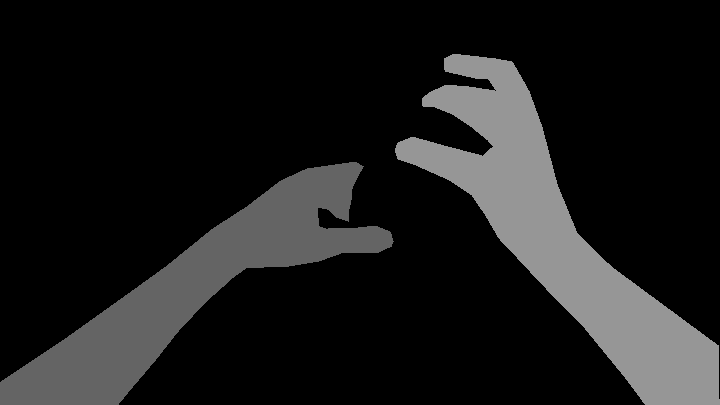
#> input picture datasets/GTEA/Old_Masks/s1_cheese_0000000380.png, 720 x 405 px; its folder holds only this picture in this run
$ python resize_masks.py   (Python 2 division)
#> lines starting #> are read from the running program, lines starting #| are printed output that depends on the picture
import os
import random
from PIL import Image

root = "/home/intuitivecomputing/light-weight-refinenet/datasets/GTEA/Old_Masks"


for path, subdirs, files in os.walk(root):
    for name in files:
        print name
	im = Image.open('Old_Masks/'+name).resize((625,468))
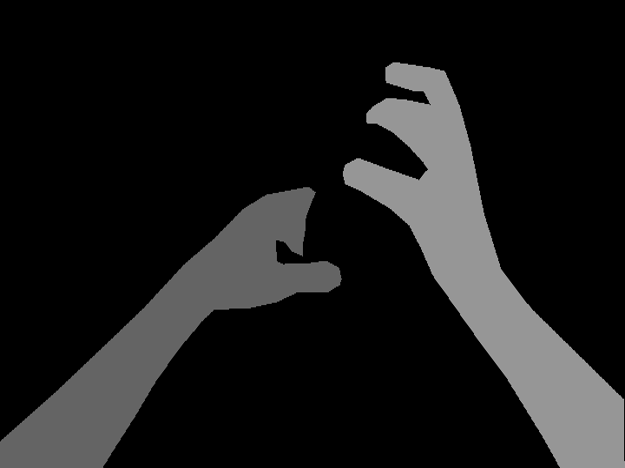
#> im: PIL image 625x468 L; min 0, max 169, mean 26.3

	im_p = Image.new('P', (625,468),color = 39)
#> im_p: PIL image 625x468 P; every value is 0
	newimdata = []
	for color in im.getdata():
	    if color == 100:
		newimdata.append(1)
	    elif color == 150:
		newimdata.append(2)
	    else:
		newimdata.append(0)
#> after the loop, newimdata = 292500 items
	im_p.putdata(newimdata)
	im_p.putpalette([
    		0, 0, 0, # black background
    		255, 0, 0, # index 1 is red
    		255, 255, 0, # index 2 is yellow
	])
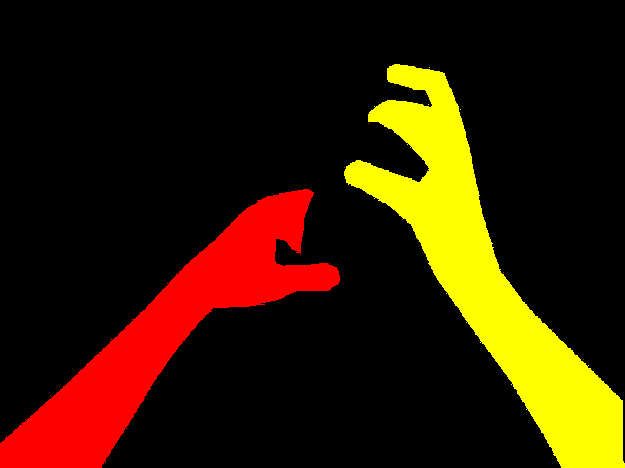
#> im_p: PIL image 625x468 P; mean R, G, B 49.7, 27.1, 0
	im_p.save('Masks/'+name)
	print(im_p.mode)
#| P
	print(im_p.palette)
#> (printed output is left out)
	color = im_p.getcolors()
#> color = [(235450, 0), (25925, 1), (31125, 2)]
	print(color)
#| [(235450, 0), (25925, 1), (31125, 2)]

$ run again, on datasets/GTEA/Old_Masks/s1_pealate_0000000140.png
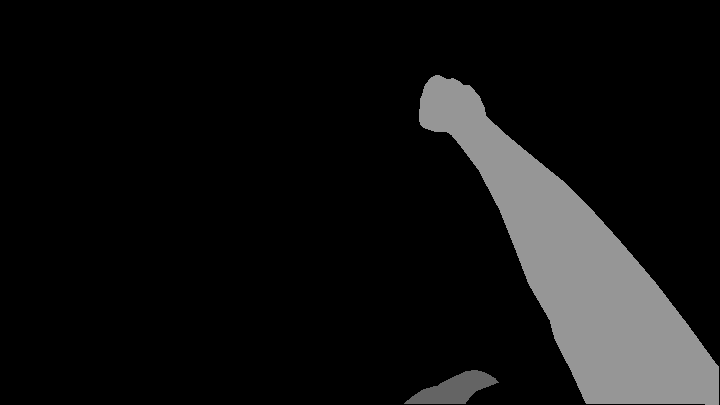
#> input picture datasets/GTEA/Old_Masks/s1_pealate_0000000140.png, 720 x 405 px
#> `im = Image.open('Old_Masks/'+name).resize((625,468))`:
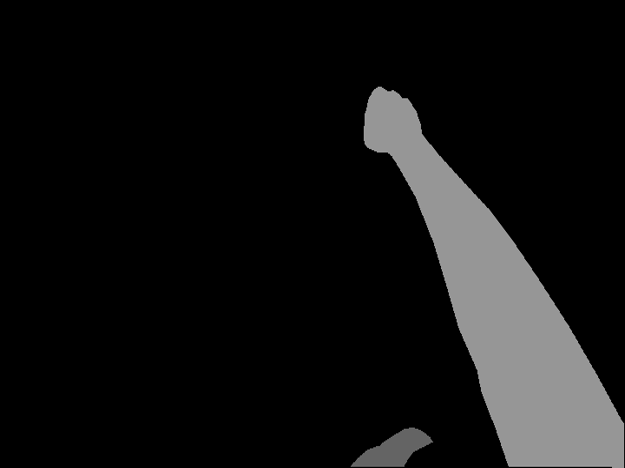
#> im: PIL image 625x468 L; min 0, max 169, mean 18.1
#> after the loop `for color in im.getdata():`: newimdata = 292500 items
#> `im_p.putpalette([ 0, 0, 0,`:
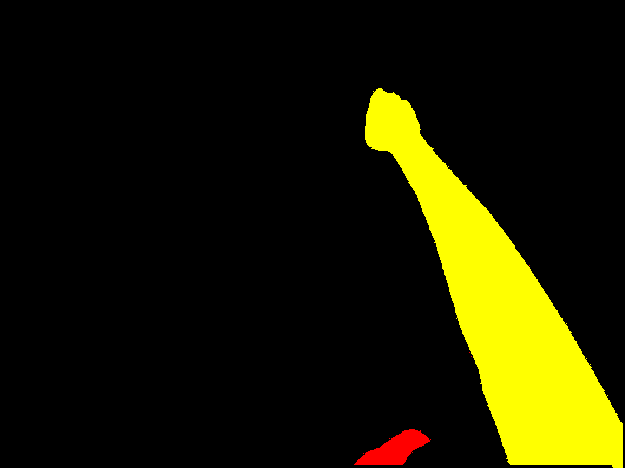
#> im_p: PIL image 625x468 P; mean R, G, B 29.5, 28.3, 0
#| P
#> (printed output is left out)
#> `color = im_p.getcolors()`: color = [(258648, 0), (1399, 1), (32453, 2)]
#| [(258648, 0), (1399, 1), (32453, 2)]

$ run again, on datasets/GTEA/Old_Masks/s2_cheese_0000000060.png
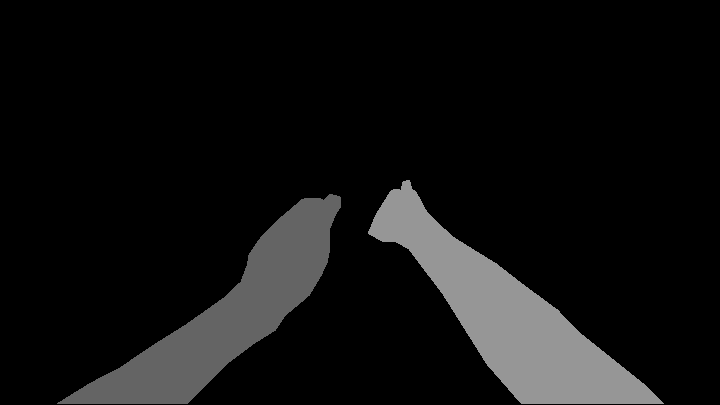
#> input picture datasets/GTEA/Old_Masks/s2_cheese_0000000060.png, 720 x 405 px
#> `im = Image.open('Old_Masks/'+name).resize((625,468))`:
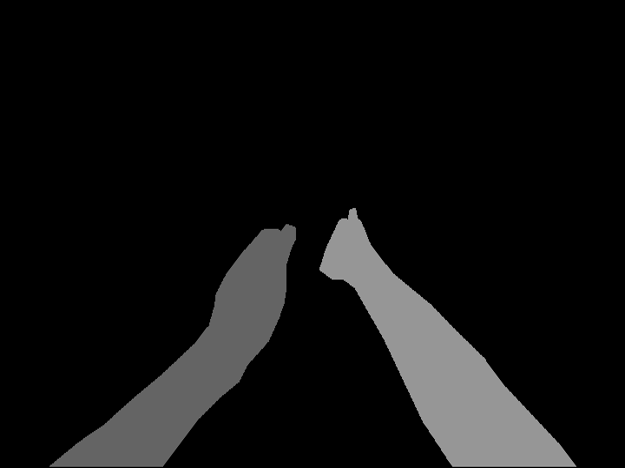
#> im: PIL image 625x468 L; min 0, max 169, mean 16.8
#> after the loop `for color in im.getdata():`: newimdata = 292500 items
#> `im_p.putpalette([ 0, 0, 0,`:
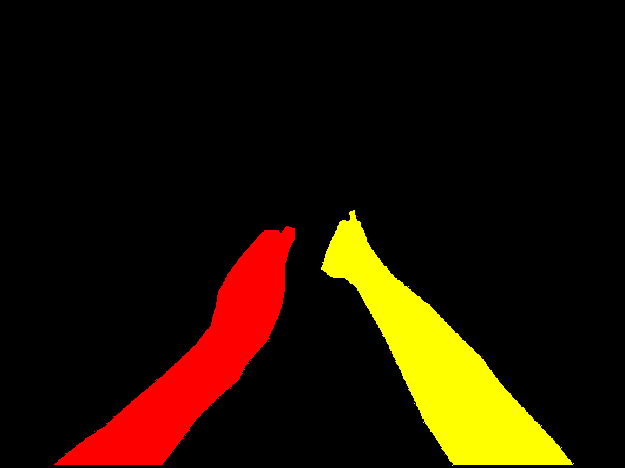
#> im_p: PIL image 625x468 P; mean R, G, B 31.7, 17, 0
#| P
#> (printed output is left out)
#> `color = im_p.getcolors()`: color = [(256188, 0), (16863, 1), (19449, 2)]
#| [(256188, 0), (16863, 1), (19449, 2)]

$ run again, on datasets/GTEA/Old_Masks/s2_coffee_0000000220.png
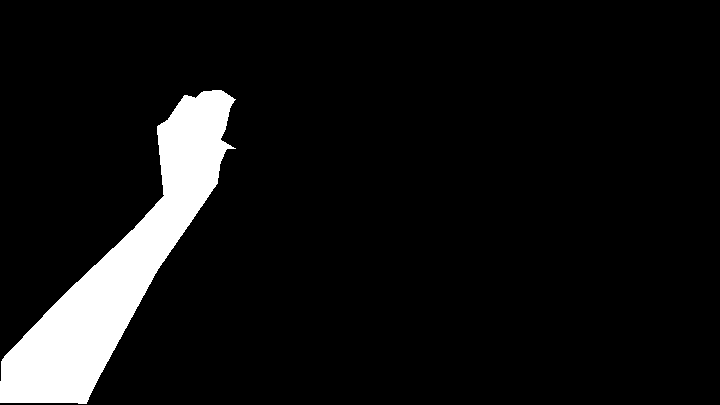
#> input picture datasets/GTEA/Old_Masks/s2_coffee_0000000220.png, 720 x 405 px
#> `im = Image.open('Old_Masks/'+name).resize((625,468))`:
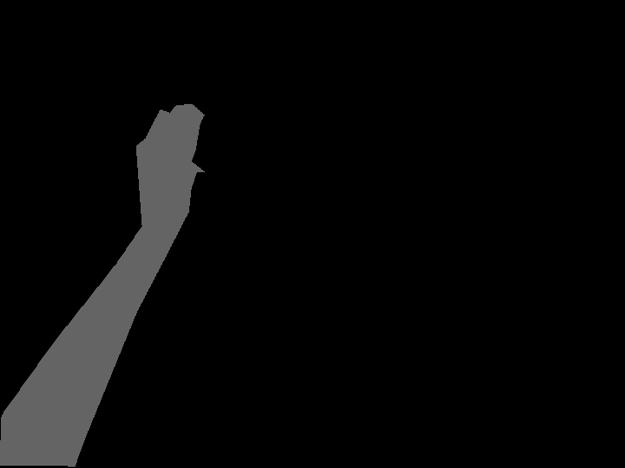
#> im: PIL image 625x468 L; min 0, max 112, mean 7.7
#> after the loop `for color in im.getdata():`: newimdata = 292500 items
#> `im_p.putpalette([ 0, 0, 0,`:
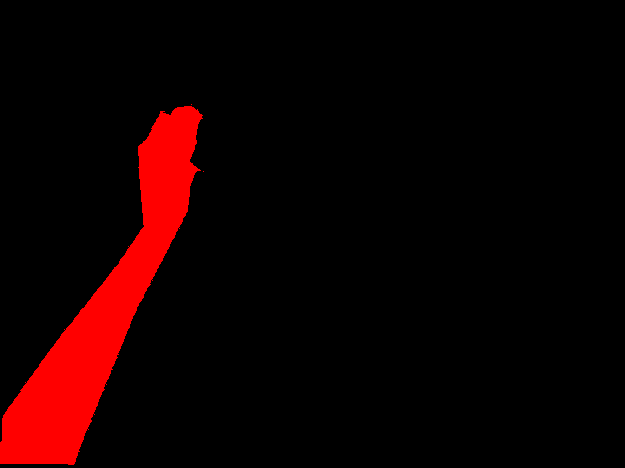
#> im_p: PIL image 625x468 P; mean R, G, B 18.5, 0, 0
#| P
#> (printed output is left out)
#> `color = im_p.getcolors()`: color = [(271272, 0), (21228, 1)]
#| [(271272, 0), (21228, 1)]

$ run again, on datasets/GTEA/Old_Masks/s1_cheese_0000000740.png
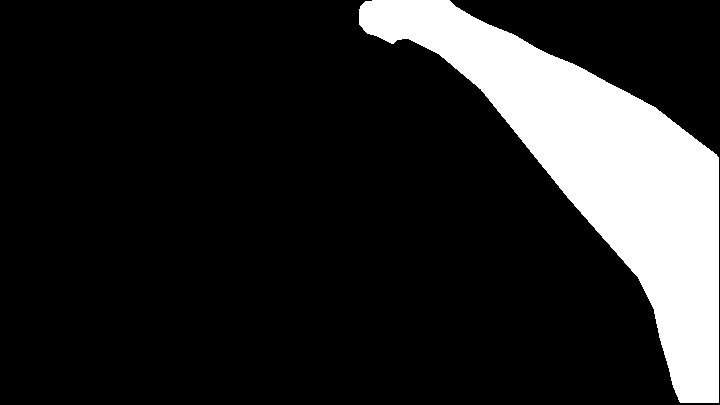
#> input picture datasets/GTEA/Old_Masks/s1_cheese_0000000740.png, 720 x 405 px
#> `im = Image.open('Old_Masks/'+name).resize((625,468))`:
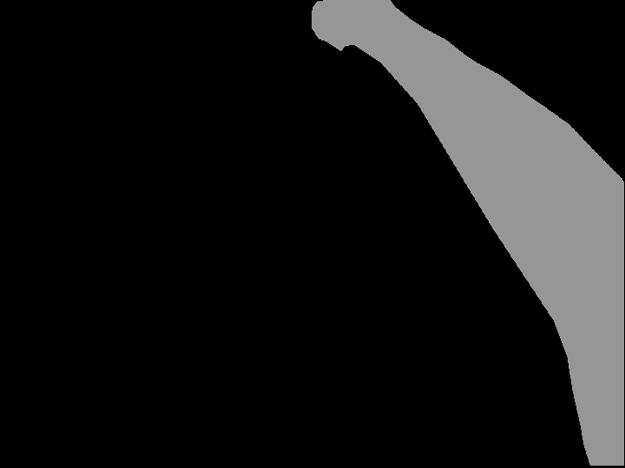
#> im: PIL image 625x468 L; min 0, max 169, mean 23.5
#> after the loop `for color in im.getdata():`: newimdata = 292500 items
#> `im_p.putpalette([ 0, 0, 0,`:
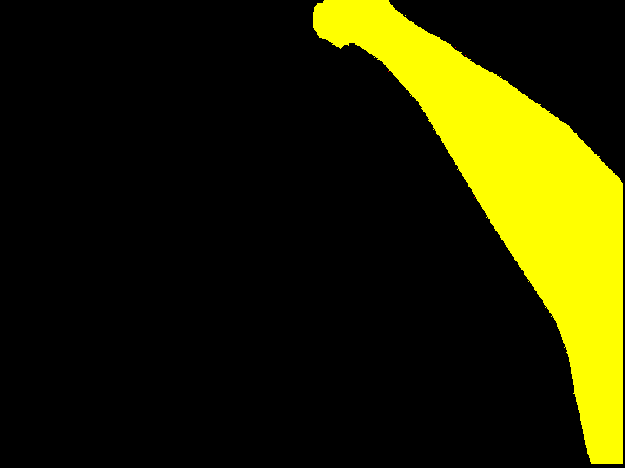
#> im_p: PIL image 625x468 P; mean R, G, B 38.4, 38.4, 0
#| P
#> (printed output is left out)
#> `color = im_p.getcolors()`: color = [(248468, 0), (4, 1), (44028, 2)]
#| [(248468, 0), (4, 1), (44028, 2)]
